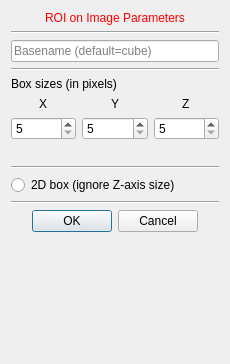
<?xml version="1.0" encoding="UTF-8"?>
<ui version="4.0">
 <class>QmitkCemrgAppRoiControls</class>
 <widget class="QWidget" name="QmitkCemrgAppRoiControls">
  <property name="geometry">
   <rect>
    <x>0</x>
    <y>0</y>
    <width>230</width>
    <height>364</height>
   </rect>
  </property>
  <property name="sizePolicy">
   <sizepolicy hsizetype="Preferred" vsizetype="Minimum">
    <horstretch>0</horstretch>
    <verstretch>0</verstretch>
   </sizepolicy>
  </property>
  <property name="minimumSize">
   <size>
    <width>230</width>
    <height>364</height>
   </size>
  </property>
  <property name="maximumSize">
   <size>
    <width>230</width>
    <height>364</height>
   </size>
  </property>
  <property name="windowTitle">
   <string>Set Values</string>
  </property>
  <layout class="QVBoxLayout" name="verticalLayout">
   <item>
    <widget class="QLabel" name="titleLabel">
     <property name="styleSheet">
      <string notr="true">QLabel { color: rgb(255, 0, 0) }</string>
     </property>
     <property name="text">
      <string>ROI on Image Parameters</string>
     </property>
     <property name="alignment">
      <set>Qt::AlignCenter</set>
     </property>
    </widget>
   </item>
   <item>
    <widget class="Line" name="line_1">
     <property name="orientation">
      <enum>Qt::Horizontal</enum>
     </property>
    </widget>
   </item>
   <item>
    <widget class="QLineEdit" name="lineedit_name">
     <property name="placeholderText">
      <string>Basename (default=cube)</string>
     </property>
    </widget>
   </item>
   <item>
    <widget class="Line" name="line_3">
     <property name="orientation">
      <enum>Qt::Horizontal</enum>
     </property>
    </widget>
   </item>
   <item>
    <widget class="QLabel" name="label">
     <property name="text">
      <string>Box sizes (in pixels)</string>
     </property>
    </widget>
   </item>
   <item>
    <layout class="QGridLayout" name="gridLayout">
     <item row="0" column="1" alignment="Qt::AlignHCenter|Qt::AlignVCenter">
      <widget class="QLabel" name="label_4">
       <property name="text">
        <string>Y</string>
       </property>
      </widget>
     </item>
     <item row="0" column="2" alignment="Qt::AlignHCenter|Qt::AlignVCenter">
      <widget class="QLabel" name="label_5">
       <property name="text">
        <string>Z</string>
       </property>
      </widget>
     </item>
     <item row="0" column="0" alignment="Qt::AlignHCenter|Qt::AlignVCenter">
      <widget class="QLabel" name="label_3">
       <property name="text">
        <string>X</string>
       </property>
      </widget>
     </item>
     <item row="1" column="0">
      <widget class="QSpinBox" name="spinbox_x">
       <property name="readOnly">
        <bool>false</bool>
       </property>
       <property name="minimum">
        <number>5</number>
       </property>
       <property name="maximum">
        <number>35</number>
       </property>
       <property name="singleStep">
        <number>2</number>
       </property>
      </widget>
     </item>
     <item row="1" column="1">
      <widget class="QSpinBox" name="spinbox_y">
       <property name="readOnly">
        <bool>false</bool>
       </property>
       <property name="minimum">
        <number>5</number>
       </property>
       <property name="maximum">
        <number>35</number>
       </property>
       <property name="singleStep">
        <number>2</number>
       </property>
      </widget>
     </item>
     <item row="1" column="2">
      <widget class="QSpinBox" name="spinbox_z">
       <property name="readOnly">
        <bool>false</bool>
       </property>
       <property name="minimum">
        <number>5</number>
       </property>
       <property name="maximum">
        <number>35</number>
       </property>
       <property name="singleStep">
        <number>2</number>
       </property>
      </widget>
     </item>
    </layout>
   </item>
   <item>
    <widget class="QLabel" name="label_2">
     <property name="text">
      <string/>
     </property>
    </widget>
   </item>
   <item>
    <widget class="Line" name="line">
     <property name="orientation">
      <enum>Qt::Horizontal</enum>
     </property>
    </widget>
   </item>
   <item>
    <widget class="QRadioButton" name="radio_set2d">
     <property name="text">
      <string>2D box (ignore Z-axis size)</string>
     </property>
    </widget>
   </item>
   <item>
    <widget class="Line" name="line_2">
     <property name="orientation">
      <enum>Qt::Horizontal</enum>
     </property>
    </widget>
   </item>
   <item>
    <widget class="QDialogButtonBox" name="buttonBox">
     <property name="enabled">
      <bool>true</bool>
     </property>
     <property name="orientation">
      <enum>Qt::Horizontal</enum>
     </property>
     <property name="standardButtons">
      <set>QDialogButtonBox::Cancel|QDialogButtonBox::Ok</set>
     </property>
     <property name="centerButtons">
      <bool>true</bool>
     </property>
    </widget>
   </item>
   <item>
    <spacer name="spacer">
     <property name="orientation">
      <enum>Qt::Vertical</enum>
     </property>
     <property name="sizeType">
      <enum>QSizePolicy::Expanding</enum>
     </property>
     <property name="sizeHint" stdset="0">
      <size>
       <width>20</width>
       <height>0</height>
      </size>
     </property>
    </spacer>
   </item>
  </layout>
 </widget>
 <layoutdefault spacing="6" margin="11"/>
 <resources/>
 <connections/>
</ui>
